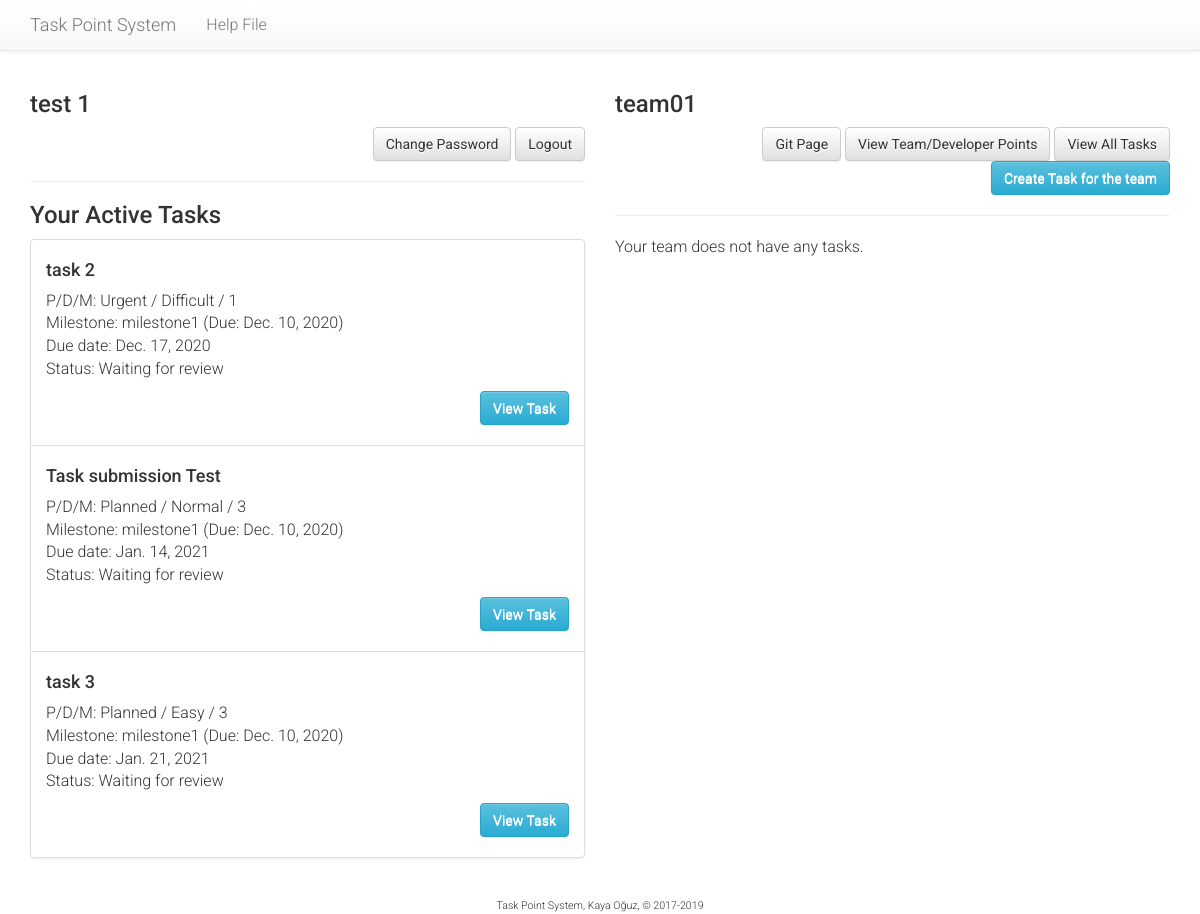
The page /tasks/team/ (signed in) on the database its author committed.
### tasks/models.py (models this page shows, shortened)
class Task(models.Model):
    PRIORITY = (
        (3, 'Urgent'),
        (2, 'Planned'),
        (1, 'Low'),
    )
    DIFFICULTY = (
        (3, 'Difficult'),
        (2, 'Normal'),
        (1, 'Easy'),
    )
    STATUS = (
        (1, "Review"),
        (2, "Working on it"),
        (3, "Waiting for review"),
        (4, "Waiting for supervisor grade"),
        (5, "Rejected"),
        (6, "Accepted"),
    )
    milestone = models.ForeignKey(Milestone, on_delete=models.CASCADE)
    creator = models.ForeignKey(User, related_name='creator', on_delete=models.SET_NULL, blank=True, null=True)
    assignee = models.ForeignKey(
        Developer,
        on_delete=models.CASCADE,
        related_name='assignee',
        verbose_name="Assigned to"
    )
    team = models.ForeignKey(Team, on_delete=models.CASCADE)
    title = models.CharField("Brief task name", max_length=256)
    description = models.TextField("Description")
    due = models.DateField("Due Date", validators=[past_date_validator])
    date = models.DateTimeField("Created on", auto_now_add=True)
    completed = models.DateTimeField("Completed on", auto_now=True, blank=True, null=True)
    priority = models.PositiveSmallIntegerField("Priority", choices=PRIORITY, default=2)
    difficulty = models.PositiveSmallIntegerField("Difficulty", choices=DIFFICULTY, default=2)
    modifier = models.PositiveSmallIntegerField(
        "Modifier",
        default=3,
        validators=[MaxValueValidator(5), MinValueValidator(1)]
    )
    status = models.PositiveSmallIntegerField("Status", choices=STATUS, default=1)
    valid = models.BooleanField("Is Valid", default=False)

class Milestone(models.Model):
    course = models.ForeignKey(Course, on_delete=models.CASCADE)
    name = models.CharField("Milestone", max_length=128)
    description = models.TextField("Milestone details")
    weight = models.PositiveSmallIntegerField(
        "Weight",
        default=10,
        validators=[MaxValueValidator(100), MinValueValidator(1)]
    )
    due = models.DateField("Due Date")
    def __str__(self):
        return self.name

class Team(models.Model):
    course = models.ForeignKey(Course, on_delete=models.CASCADE)
    name = models.CharField("Team Name", max_length=128)
    github = models.CharField("Git Page", max_length=256, null=True)
    supervisor = models.ForeignKey(Supervisor, on_delete=models.SET_NULL, blank=True, null=True)
    team_size = models.PositiveSmallIntegerField("Team size", default=4, validators=[MaxValueValidator(99), MinValueValidator(1)])

### tasks/views.py (the view)
# urls.py: re_path(r'^team/(?P<team_id>[0-9])/all-tasks/$', views.team_all_tasks, name='team-all-tasks'),
@login_required
def team(request):  # this view is for the developer only...
    d = Developer.objects.get(user=request.user)
    t = d.team
    page_title = t.name + " Team Page"
    developer_name = d.get_name()
    user_task_list = d.assignee.all().filter(status__lt=5).order_by('due')
    team_task_list = t.task_set.all().filter(status__lt=5).order_by('due').exclude(assignee=d)
    context = {
        'page_title': page_title,
        'team_name': t.name,
        'github_url': t.github,
        'current_user': d.id,
        'developer_name': developer_name,
        'user_task_list': user_task_list,
        'team_task_list': team_task_list, }
    return render(request, 'tasks/team.html', context)

### tasks/models.py (called while the page is built)
    def get_name(self):
        return self.user.first_name + " " + self.user.last_name

### tasks/templates/tasks/team.html (shortened to what this page needs)
{% extends "tasks/base.html" %}
{% block leftcontent %}
    <h3>{{ developer_name }}</h3>
    <div style="text-align: right">
      <a href="{% url 'tasks:change-pass' %}" class="btn btn-default" role="button">Change Password</a>
      <a href="{% url 'tasks:leave' %}" class="btn btn-default" role="button">Logout</a>
    </div>
<hr />
{% if user_task_list %}
<h3>Your Active Tasks</h3>
<ul class="list-group">
{% for task in user_task_list %}
  <li class="list-group-item">
    <h4>{{ task.title }}</h4>
    <p>
      P/D/M:
        {{ task.get_priority_display }} /
        {{ task.get_difficulty_display }} /
        {{ task.modifier }}<br />
      Milestone: {{ task.milestone }} (Due: {{ task.milestone.due }})<br />
      Due date: {{ task.due }}<br />
      Status: {{ task.get_status_display }}
    </p>
    <p style="text-align: right">
       <a href="{% url 'tasks:view-task' task.id %}" class="btn btn-default btn-info" role="button">View Task</a>
    </p>
</li>
{% endfor %}
</ul>
{% else %}
  <p>You don't have any tasks assigned to you.</p>
{% endif %}
{% endblock %}
{% block rightcontent %}
    <h3>{{ team_name }}</h3>
    <div style="text-align: right">
    {% if github_url %}
      <a href="{{ github_url }}" class="btn btn-default" role="button">Git Page</a>
    {% endif %}
      <a href="{% url 'tasks:team-points' %}" class="btn btn-default" role="button">View Team/Developer Points</a>
      <a href="{% url 'tasks:task-all' %}" class="btn btn-default" role="button">View All Tasks</a>
      <a href="{% url 'tasks:task-create-developer' %}" class="btn btn-default btn-info" role="button">Create Task for the team</a>
    </div>
    <hr />
    {% if team_task_list %}
    <h3>Active Team Tasks</h3>
    <ul class="list-group">
    {% for task in team_task_list %}
      <li class="list-group-item">
        <h4>{{ task.title }}</h4>
        <p>
          Assigned to: {{ task.assignee }}<br />
          P/D/M:
            {{ task.get_priority_display }} /
            {{ task.get_difficulty_display }} /
            {{ task.modifier }}<br />
          Milestone: {{ task.milestone }} (Due: {{ task.milestone.due }})<br />
          Due date: {{ task.due }}<br />
          Status: {{ task.get_status_display }}
        </p>
        <p style="text-align: right">
          <a href="{% url 'tasks:view-task' task.id %}" class="btn btn-default btn-info" role="button">View Task</a>
        </p>
    </li>
    {% endfor %}
    </ul>
    {% else %}
      <p>Your team does not have any tasks.</p>
    {% endif %}
{% endblock %}

### tasks/static/tasks/style.css (style rules this page uses)
body, div, p, td, li { font-family: "Roboto"; font-weight: 300; font-size: 12pt; }

### rows shown on the page
Task: title "task 2", priority "Urgent", difficulty "Difficult", modifier "1", milestone "milestone1", milestone.due "Dec. 10, 2020", due "Dec. 17, 2020", status "Waiting for review"
Task: title "Task submission Test", priority "Planned", difficulty "Normal", modifier "3", milestone "milestone1", milestone.due "Dec. 10, 2020", due "Jan. 14, 2021", status "Waiting for review"
Task: title "task 3", priority "Planned", difficulty "Easy", modifier "3", milestone "milestone1", milestone.due "Dec. 10, 2020", due "Jan. 21, 2021", status "Waiting for review"
Team: name "team01"

### other values the page prints
{{ developer_name }} "test 1"
